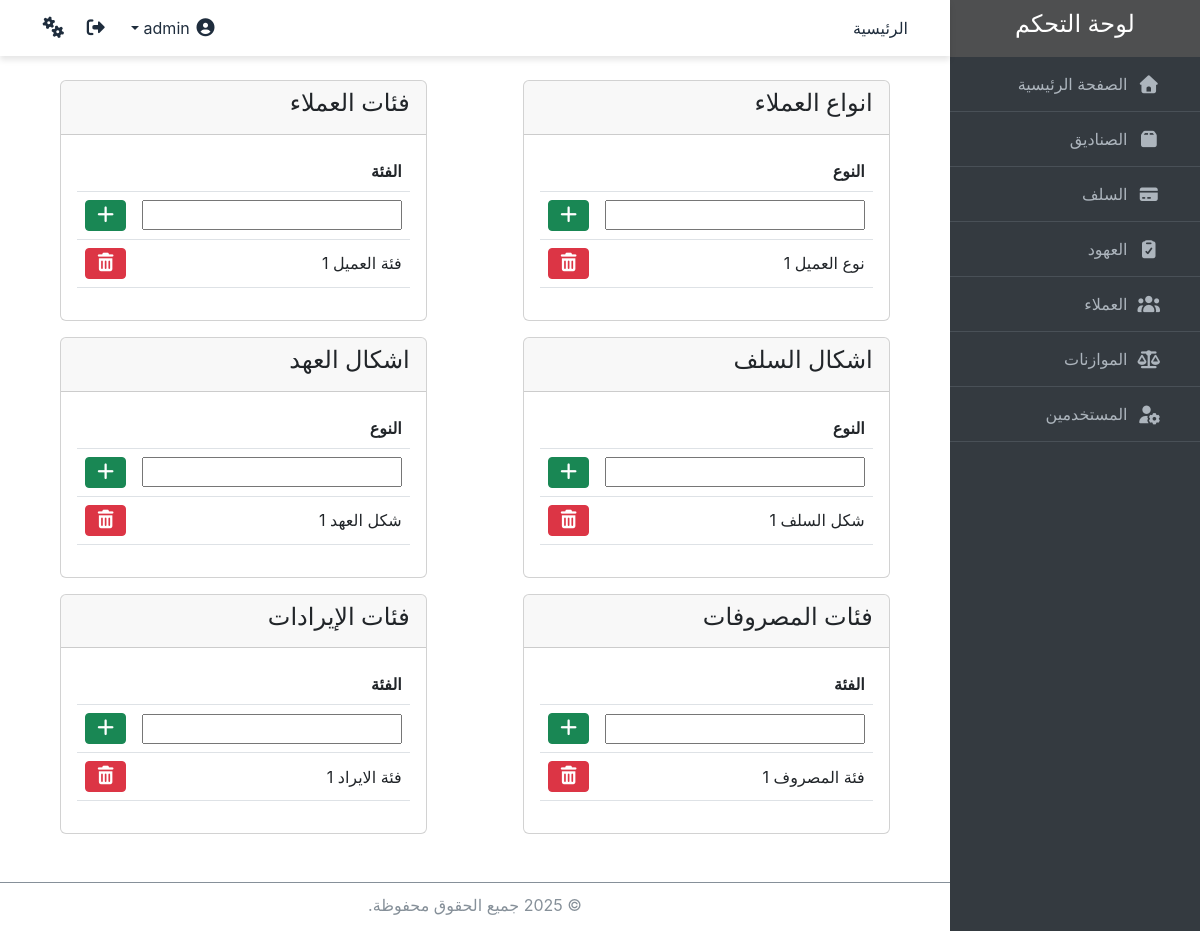
Page /settings/ (signed in) on the earlier database version.
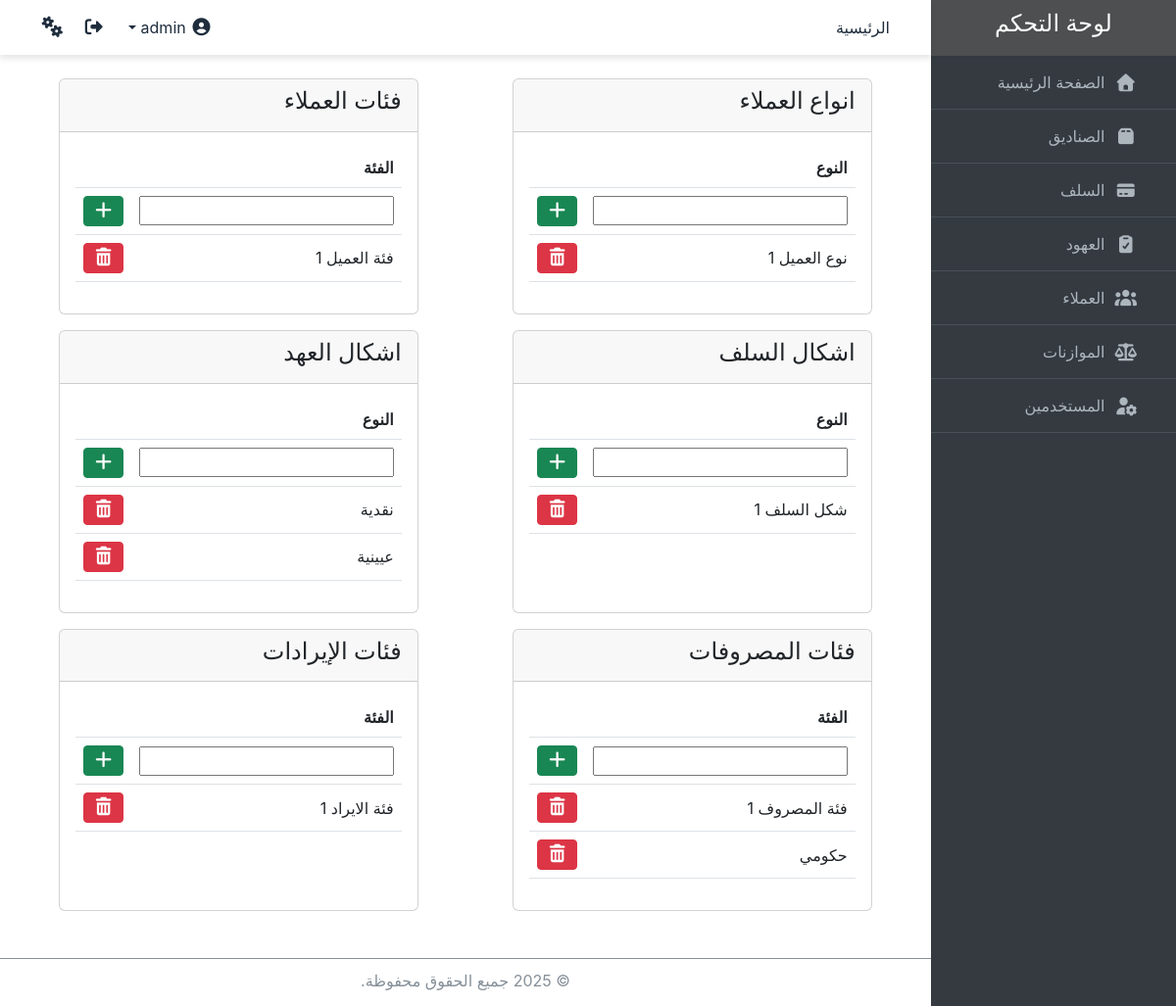
Same page on the later database version.
### core/models.py (models this page shows, shortened)
class ClientType(models.Model):
    type = models.CharField(max_length=50, unique=True, verbose_name="نوع العميل")
    class Meta:
        verbose_name = "نوع العميل"
        verbose_name_plural = "انواع العملاء"
        default_permissions = []

class ClientCategory(models.Model):
    category = models.CharField(max_length=50, unique=True, verbose_name="فئة العميل")
    class Meta:
        verbose_name = "فئة العميل"
        verbose_name_plural = "فئات العملاء"
        default_permissions = []

class LoanType(models.Model):
    type = models.CharField(max_length=50, unique=True, verbose_name="شكل السلف")
    class Meta:
        verbose_name = "شكل السلف"
        verbose_name_plural = "اشكال السلف"
        default_permissions = []

class CovenantType(models.Model):
    type = models.CharField(max_length=50, unique=True, verbose_name="شكل العهد")
    class Meta:
        verbose_name = "شكل العهد"
        verbose_name_plural = "اشكال العهد"
        default_permissions = []

class ExpenseCategory(models.Model):
    category = models.CharField(max_length=50, unique=True, verbose_name="فئة المصروف")
    class Meta:
        verbose_name = "فئة المصروف"
        verbose_name_plural = "فئات المصروفات"
        default_permissions = []

class RevenueCategory(models.Model):
    category = models.CharField(max_length=50, unique=True, verbose_name="فئة الايراد")
    class Meta:
        verbose_name = "فئة الايراد"
        verbose_name_plural = "فئات الايرادات"
        default_permissions = []

### core/views.py (the view, shortened to what this page needs)
# urls.py: path('settings/', views.settings_view, name='settings'),
@login_required
@permission_required('auth.change_user', raise_exception=True)
def settings_view(request):
    if not request.user.is_superuser:
        return HttpResponseForbidden("You do not have permission to view this page.")
    client_type_form = ClientTypeForm()
    client_category_form = ClientCategoryForm()
    loan_type_form = LoanTypeForm()
    covenant_type_form = CovenantTypeForm()
    expense_category_form = ExpenseCategoryForm()
    revenue_category_form = RevenueCategoryForm()
    client_types = ClientType.objects.all()
    client_categories = ClientCategory.objects.all()
    loan_types = LoanType.objects.all()
    covenant_types = CovenantType.objects.all()
    expense_categories = ExpenseCategory.objects.all()
    revenue_categories = RevenueCategory.objects.all()
    context = {
        "client_type_form": client_type_form,
        "client_category_form": client_category_form,
        "loan_type_form": loan_type_form,
        "covenant_type_form": covenant_type_form,
        "expense_category_form": expense_category_form,
        "revenue_category_form": revenue_category_form,
        "client_types": client_types,
        "client_categories": client_categories,
        "loan_types": loan_types,
        "covenant_types": covenant_types,
        "expense_categories": expense_categories,
        "revenue_categories": revenue_categories,
    }
    return render(request, "users/settings.html", context)

### core/forms.py
class ClientTypeForm(forms.ModelForm):
    class Meta:
        model = ClientType
        fields = '__all__'

class ClientCategoryForm(forms.ModelForm):
    class Meta:
        model = ClientCategory
        fields = '__all__'

### core/templates/users/settings.html (shortened to what the changed rows need)
{% extends 'base.html' %}
{% block content %}
    <div class="container mt-4">
        <div class="d-flex flex-wrap justify-content-around">
            <div class="card mb-3">
                <div class="card-body">
                    <table class="table">
                        <thead>
                            <tr>
                                <th>النوع</th>
                                <th></th>
                            </tr>
                        </thead>
                        <tbody>
                            {% for client_type in client_types %}
                            <tr>
                                <td>{{ client_type.type }}</td>
                                <td>
                                    <form method="post" action="{% url 'settings' %}" class="d-inline">
                                        <button type="submit" name="delete" class="btn btn-danger btn-sm"><i class="fas fa-trash-alt"></i></button>
                                    </form>
                                </td>
                            </tr>
                            {% endfor %}
                        </tbody>
                    </table>
                </div>
            </div>
            <div class="card mb-3">
                <div class="card-body">
                    <table class="table">
                        <thead>
                            <tr>
                                <th>الفئة</th>
                                <th></th>
                            </tr>
                        </thead>
                        <tbody>
                            {% for client_category in client_categories %}
                            <tr>
                                <td>{{ client_category.category }}</td>
                                <td>
                                    <form method="post" action="{% url 'settings' %}" class="d-inline">
                                        <button type="submit" name="delete" class="btn btn-danger btn-sm"><i class="fas fa-trash-alt"></i></button>
                                    </form>
                                </td>
                            </tr>
                            {% endfor %}
                        </tbody>
                    </table>
                </div>
            </div>
            <div class="card mb-3">
                <div class="card-body">
                    <table class="table">
                        <thead>
                            <tr>
                                <th>النوع</th>
                                <th></th>
                            </tr>
                        </thead>
                        <tbody>
                            {% for loan_type in loan_types %}
                            <tr>
                                <td>{{ loan_type.type }}</td>
                                <td>
                                    <form method="post" action="{% url 'settings' %}" class="d-inline">
                                        <button type="submit" name="delete" class="btn btn-danger btn-sm"><i class="fas fa-trash-alt"></i></button>
                                    </form>
                                </td>
                            </tr>
                            {% endfor %}
                        </tbody>
                    </table>
                </div>
            </div>
            <div class="card mb-3">
                <div class="card-body">
                    <table class="table">
                        <thead>
                            <tr>
                                <th>النوع</th>
                                <th></th>
                            </tr>
                        </thead>
                        <tbody>
                            {% for covenant_type in covenant_types %}
                            <tr>
                                <td>{{ covenant_type.type }}</td>
                                <td>
                                    <form method="post" action="{% url 'settings' %}" class="d-inline">
                                        <button type="submit" name="delete" class="btn btn-danger btn-sm"><i class="fas fa-trash-alt"></i></button>
                                    </form>
                                </td>
                            </tr>
                            {% endfor %}
                        </tbody>
                    </table>
                </div>
            </div>
            <div class="card mb-3">
                <div class="card-body">
                    <table class="table">
                        <thead>
                            <tr>
                                <th>الفئة</th>
                                <th></th>
                            </tr>
                        </thead>
                        <tbody>
                            {% for expense_category in expense_categories %}
                            <tr>
                                <td>{{ expense_category.category }}</td>
                                <td>
                                    <form method="post" action="{% url 'settings' %}" class="d-inline">
                                        <button type="submit" name="delete" class="btn btn-danger btn-sm"><i class="fas fa-trash-alt"></i></button>
                                    </form>
                                </td>
                            </tr>
                            {% endfor %}
                        </tbody>
                    </table>
                </div>
            </div>
            <div class="card mb-3">
                <div class="card-body">
                    <table class="table">
                        <thead>
                            <tr>
                                <th>الفئة</th>
                                <th></th>
                            </tr>
                        </thead>
                        <tbody>
                            {% for revenue_category in revenue_categories %}
                            <tr>
                                <td>{{ revenue_category.category }}</td>
                                <td>
                                    <form method="post" action="{% url 'settings' %}" class="d-inline">
                                        <button type="submit" name="delete" class="btn btn-danger btn-sm"><i class="fas fa-trash-alt"></i></button>
                                    </form>
                                </td>
                            </tr>
                            {% endfor %}
                        </tbody>
                    </table>
                </div>
            </div>
        </div>
    </div>
{% endblock %}

Differences in the rows shown:
removed CovenantType: type "شكل العهد 1"
added CovenantType: type "نقدية"
added CovenantType: type "عيينية"
added ExpenseCategory: category "حكومي"
